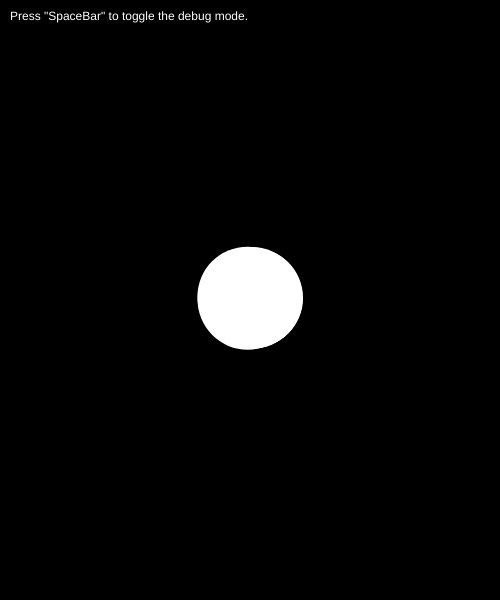
Frame 1 (no input)
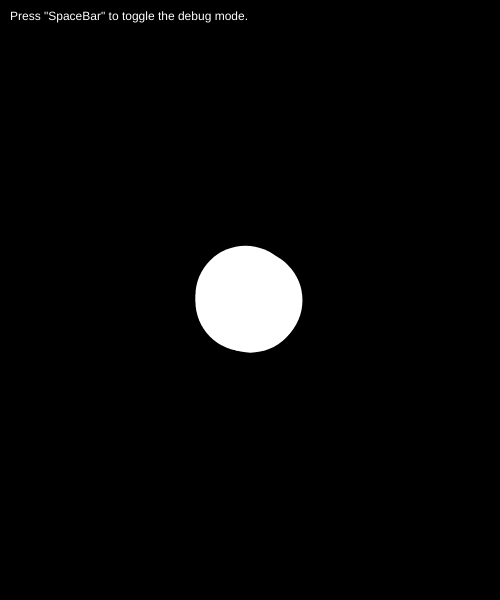
Frame 60 (no input)
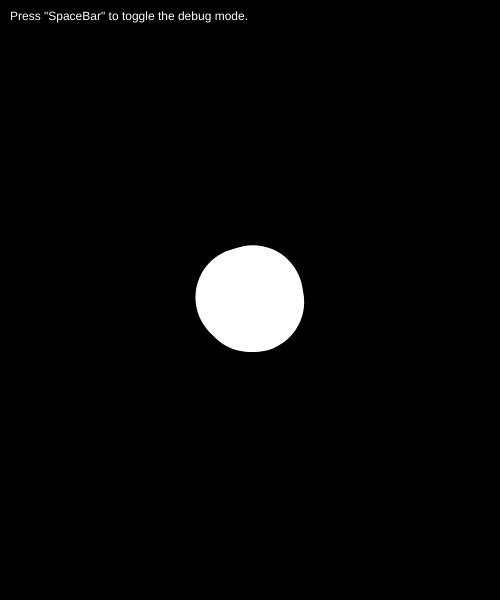
Frame 120 (the mouse pressed at the canvas centre since frame 60)

The p5.js sketch that drew these frames (run headless with seeded random() and noise() and a simulated clock; from frame 60 on, the mouse is pressed at the canvas centre):

// p5.js sketch
// ── sketch.js
let DEBUG_MODE = false;

let x, y, dia;
let vibrationRange;

function setup() {
  createCanvas(500, 600);
  background(0);

  x = width / 2;
  y = height / 2;
  dia = 100;
  vibrationRange = 5;
}

function draw() {
  background(0);

  if (DEBUG_MODE) {
    noFill();
    stroke(255);
  } else {
    fill(255);
    noStroke();
  }
  for (let i = 0; i < 5; i++) {
    let vX = random(-vibrationRange, vibrationRange);
    let vY = random(-vibrationRange, vibrationRange);
    ellipse(x + vX, y + vY, dia, dia);
  }

  fill(255);
  noStroke();
  text('Press "SpaceBar" to toggle the debug mode.', 10, 20);
}

function keyPressed() {
  if (key == " ") {
    DEBUG_MODE = !DEBUG_MODE;
  }
}
